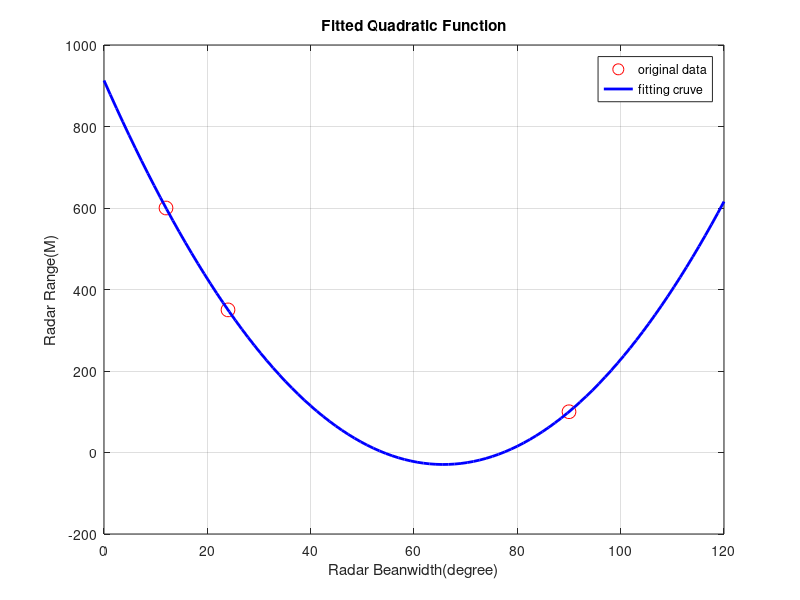

MATLAB code for this plot:
% Quadratic fitting method function


points = [90, 100; 24, 350; 12, 600];

% function
A = [points(:,1).^2, points(:,1), ones(size(points,1),1)];
b = points(:,2);

% solve for coefficients
coefficients = A\b;


a = coefficients(1);
b = coefficients(2);
c = coefficients(3);

% print the result
fprintf('function：f(x) = %.6f*x^2 + %.6f*x + %.6f\n', a, b, c);

% plot
x_values = linspace(0, 120, 100); % 
y_values = a*x_values.^2 + b*x_values + c; 

figure;
plot(points(:,1), points(:,2), 'ro', 'MarkerSize', 10); 
hold on;
plot(x_values, y_values, 'b-','LineWidth', 2); 
xlabel('Radar Beanwidth(degree)');
ylabel('Radar Range(M)');
title('Fitted Quadratic Function');
legend('original data', 'fitting cruve', 'Location', 'best');
grid on;
